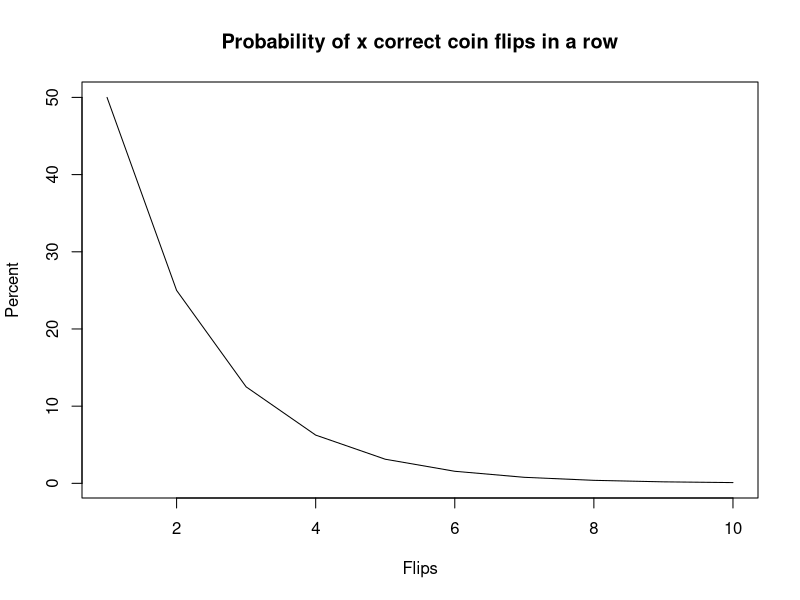

R code for this plot:

# Basic coin flip function

cf <- function(x) {
    1/2**x * 100
}

# Generate a percentage for each flip in an array

odds = c()

# i the number of times the coin will be flipped

for (i in 1:10) {
    odds <- append(cf(i), odds)
}

# Now chart the array
plot(rev(odds), type="l", xlab="Flips", ylab="Percent", main="Probability of x correct coin flips in a row")
